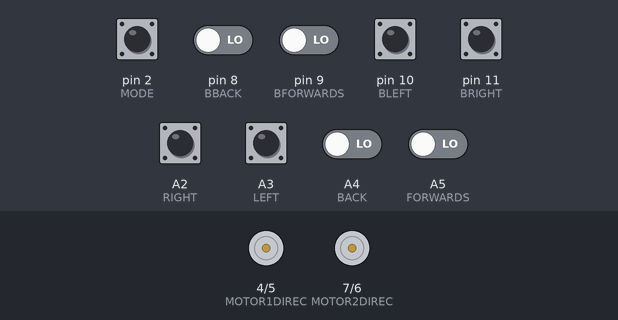
This sketch was run on a simulated Arduino Uno, built with avr-gcc and run on an emulated ATmega328P. Shown: direction and speed pins drawn as motors (green arrow = direction pin HIGH = forward, orange = LOW = backward, longer = more drive). The inputs (shaded band) are chosen by the test bench; at power-on: pin 2 (MODE) HIGH, A2 (RIGHT), A3 (LEFT), A4 (BACK), A5 (FORWARDS), pin 8 (BBACK), pin 9 (BFORWARDS), pin 10 (BLEFT), pin 11 (BRIGHT) LOW.

Above: at 1.2 s.
1.3 s: pin 8 (BBACK) driven HIGH
At 1.9 s:
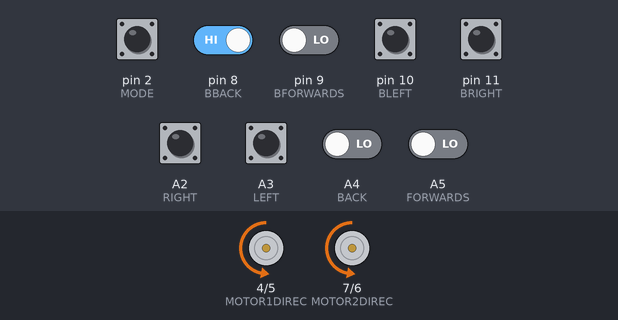
2.8 s: pin 9 (BFORWARDS) driven HIGH
At 3.1 s:
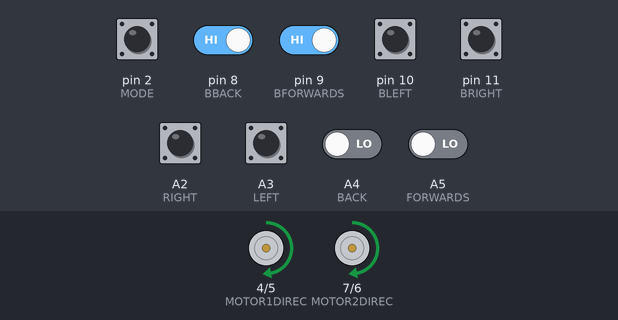
4.3 s: pin 10 (BLEFT) pulled HIGH for 0.15 s
At 4.37 s:
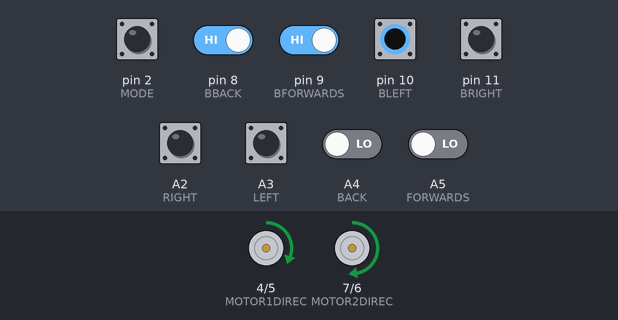
5.9 s: pin 11 (BRIGHT) pulled HIGH for 0.15 s
At 5.97 s:
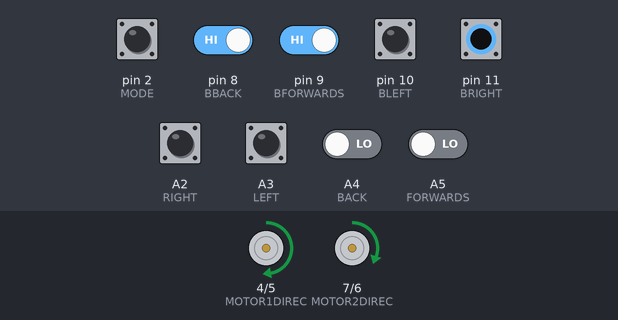
7.5 s: pin 2 (MODE) pulled LOW for 0.15 s
At 8.5 s:
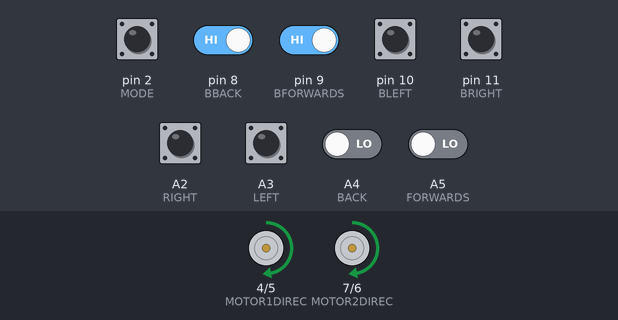
9.1 s: pin 9 (BFORWARDS) driven LOW
At 10.2 s:
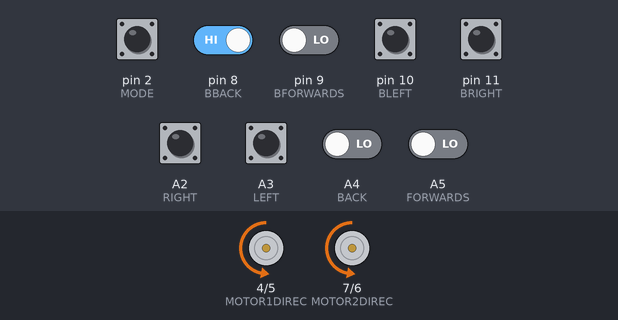
Timing chart, 0 to 11.6 s (numbered marks = the images above; inputs shaded):
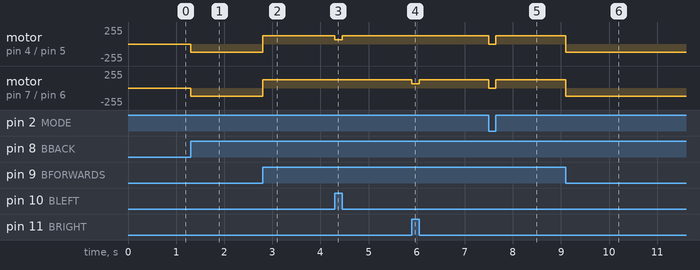

The sketch:

car_code.ino
```cpp
#define INVERT1 = 0
#define INVERT2 = 0

//Joystick pins
#define FORWARDS A5
#define BACK A4
#define LEFT A3
#define RIGHT A2

//set speed from 0 to 255
#define SPEED 127
#define HALFSPEED 63

//Mode selector
#define MODE 2

//Button pins
#define BFORWARDS 9
#define BBACK 8
#define BLEFT 10
#define BRIGHT 11

//motor mouts
#define MOTOR1DIREC 4
#define MOTOR2DIREC 7
#define MOTOR1PWM 5
#define MOTOR2PWM 6

int bforwards = 0, bback = 0, bleft = 0, bright = 0;

int forwards = 0, back = 0, left = 0, right = 0;
int mode = 0;

void setup() {
  pinMode(FORWARDS, INPUT);
  pinMode(BACK, INPUT);
  pinMode(LEFT, INPUT);
  pinMode(RIGHT, INPUT);

  pinMode(BFORWARDS, INPUT);
  pinMode(BBACK, INPUT);
  pinMode(BLEFT, INPUT);
  pinMode(BRIGHT, INPUT);

  pinMode(MODE, INPUT);

  pinMode(MOTOR1DIREC, OUTPUT);
  pinMode(MOTOR1PWM, OUTPUT);
  pinMode(MOTOR2DIREC, OUTPUT);
  pinMode(MOTOR2PWM, OUTPUT);

}

void loop() {
  mode = digitalRead(MODE);
  bforwards = 0, bback = 0, bleft = 0, bright = 0;
  forwards = 0, back = 0, left = 0, right = 0;

  if (mode == 0) {
    //joystick mode
    read_joystick();

    if (forwards) {
      digitalWrite(MOTOR1DIREC, 1);
      digitalWrite(MOTOR2DIREC, 1);
      if (left) {
        analogWrite(MOTOR1PWM, HALFSPEED);
        analogWrite(MOTOR2PWM, SPEED);
      }
      else if (right) {
        analogWrite(MOTOR1PWM, SPEED);
        analogWrite(MOTOR2PWM, HALFSPEED);
      } else {
        analogWrite(MOTOR1PWM, SPEED);
        analogWrite(MOTOR2PWM, SPEED);
      }
    }
    else if (back) {
      digitalWrite(MOTOR1DIREC, 0);
      digitalWrite(MOTOR2DIREC, 0);
      if (left) {
        analogWrite(MOTOR1PWM, HALFSPEED);
        analogWrite(MOTOR2PWM, SPEED);
      }
      else if (right) {
        analogWrite(MOTOR1PWM, SPEED);
        analogWrite(MOTOR2PWM, HALFSPEED);
      }
      else {
        analogWrite(MOTOR1PWM, SPEED);
        analogWrite(MOTOR2PWM, SPEED);
      }
    }
    else if (left) {
      digitalWrite(MOTOR1DIREC, 1);
      digitalWrite(MOTOR2DIREC, 0);
      analogWrite(MOTOR1PWM, HALFSPEED);
      analogWrite(MOTOR2PWM, HALFSPEED);
    }
    else if (right) {
      digitalWrite(MOTOR1DIREC, 0);
      digitalWrite(MOTOR2DIREC, 1);
      analogWrite(MOTOR1PWM, HALFSPEED);
      analogWrite(MOTOR2PWM, HALFSPEED);
    }
    else {
      analogWrite(MOTOR1PWM, 0);
      analogWrite(MOTOR2PWM, 0);
      digitalWrite(MOTOR1DIREC, 0);
      digitalWrite(MOTOR2DIREC, 0);
    }

  }
  else {
    read_buttons();

    if (bforwards) {
      digitalWrite(MOTOR1DIREC, 1);
      digitalWrite(MOTOR2DIREC, 1);
      if (bleft) {
        analogWrite(MOTOR1PWM, HALFSPEED);
        analogWrite(MOTOR2PWM, SPEED);
      }
      else if (bright) {
        analogWrite(MOTOR1PWM, SPEED);
        analogWrite(MOTOR2PWM, HALFSPEED);
      } else {
        analogWrite(MOTOR1PWM, SPEED);
        analogWrite(MOTOR2PWM, SPEED);
      }
    }
    else if (bback) {
      digitalWrite(MOTOR1DIREC, 0);
      digitalWrite(MOTOR2DIREC, 0);
      if (bleft) {
        analogWrite(MOTOR1PWM, HALFSPEED);
        analogWrite(MOTOR2PWM, SPEED);
      }
      else if (bright) {
        analogWrite(MOTOR1PWM, SPEED);
        analogWrite(MOTOR2PWM, HALFSPEED);
      }
      else {
        analogWrite(MOTOR1PWM, SPEED);
        analogWrite(MOTOR2PWM, SPEED);
      }
    }
    else if (bleft) {
      digitalWrite(MOTOR1DIREC, 0);
      digitalWrite(MOTOR2DIREC, 1);
      analogWrite(MOTOR1PWM, HALFSPEED);
      analogWrite(MOTOR2PWM, HALFSPEED);
    }
    else if (bright) {
      digitalWrite(MOTOR1DIREC, 1);
      digitalWrite(MOTOR2DIREC, 0);
      analogWrite(MOTOR1PWM, HALFSPEED);
      analogWrite(MOTOR2PWM, HALFSPEED);
    }
    else {
      analogWrite(MOTOR1PWM, 0);
      analogWrite(MOTOR2PWM, 0);
      digitalWrite(MOTOR1DIREC, 0);
      digitalWrite(MOTOR2DIREC, 0);
      Serial.println("off");
    }
  }
}

void read_buttons() {

  bforwards = digitalRead(BFORWARDS);
  bback = digitalRead(BBACK);
  bleft = digitalRead(BLEFT);
  bright = digitalRead(BRIGHT);
}

void read_joystick() {
  forwards = digitalRead(FORWARDS);
  back = digitalRead(BACK);
  left = digitalRead(LEFT);
  right = digitalRead(RIGHT);
}
```

Measured:
- after the input at 1.3 s, motor on pin 4 (MOTOR1DIREC) / pin 5 (MOTOR1PWM), motor on pin 7 (MOTOR2DIREC) / pin 6 (MOTOR2PWM): stopped → backward 127/255 at once
- after the input at 2.8 s, motor on pin 4 (MOTOR1DIREC) / pin 5 (MOTOR1PWM), motor on pin 7 (MOTOR2DIREC) / pin 6 (MOTOR2PWM): backward 127/255 → forward 127/255 at once
- after the input at 4.3 s, motor on pin 4 (MOTOR1DIREC) / pin 5 (MOTOR1PWM): forward 127/255 → forward 63/255 at once, → forward 127/255 0.15 s later
- after the input at 5.9 s, motor on pin 7 (MOTOR2DIREC) / pin 6 (MOTOR2PWM): forward 127/255 → forward 63/255 at once, → forward 127/255 0.15 s later
- after the input at 7.5 s, motor on pin 4 (MOTOR1DIREC) / pin 5 (MOTOR1PWM), motor on pin 7 (MOTOR2DIREC) / pin 6 (MOTOR2PWM): forward 127/255 → stopped at once, → forward 127/255 0.15 s later
- after the input at 9.1 s, motor on pin 4 (MOTOR1DIREC) / pin 5 (MOTOR1PWM), motor on pin 7 (MOTOR2DIREC) / pin 6 (MOTOR2PWM): forward 127/255 → backward 127/255 at once
